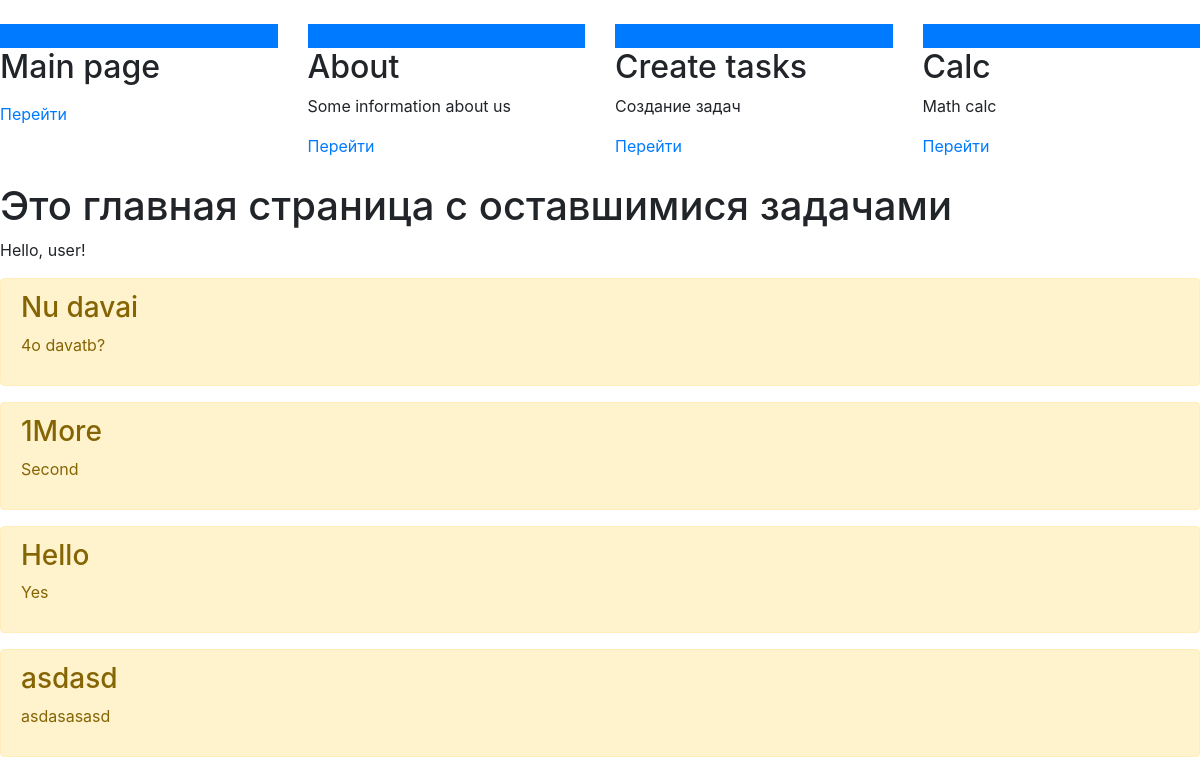
The page / on the database its author committed.
### main/models.py (models this page shows, shortened)
class Task(models.Model):
    title = models.CharField('Name', max_length=100)
    task = models.TextField('Definition')
    class Meta:
        verbose_name = 'Задача'
        verbose_name_plural = 'Задачи'

### main/views.py (the view)
# urls.py: path('', views.index, name='main'),
def index(request):
    tasks = Task.objects.order_by('-id')
    return render(request, 'main/index.html', context={
        'who': 'user',
        'tasks': tasks
    })

### main/templates/main/index.html (shortened to what this page needs)
{% extends 'main/base.html' %}
{% block content %}
    <h1>Это главная страница с оставшимися задачами</h1>
    <p>Hello, {{ who }}!</p>
    {% if tasks %}
        {% for el in tasks %}
            <div class="alert alert-warning mt-2">
                <h3>{{ el.title }}</h3>
                <p>{{ el.task }}</p>
            </div>
        {% endfor %}
    {% else %}
        <p>У нас нет записей</p>
    {% endif %}
{% endblock %}

### rows shown on the page
Task: title "Nu davai", task "4o davatb?"
Task: title "1More", task "Second"
Task: title "Hello", task "Yes"
Task: title "asdasd", task "asdasasasd"

### other values the page prints
{{ who }} "user"
